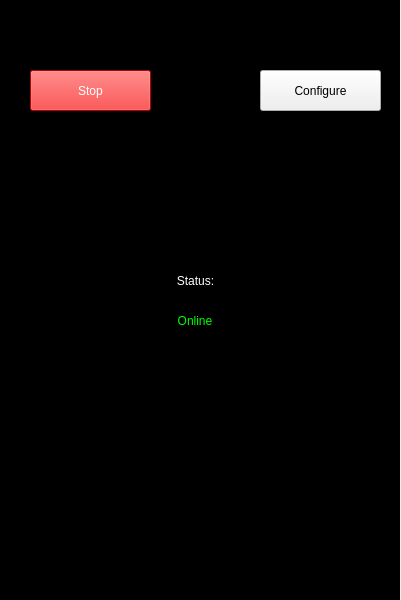
<?xml version="1.0" encoding="UTF-8"?>
<ui version="4.0">
 <class>MainWindow</class>
 <widget class="QMainWindow" name="MainWindow">
  <property name="geometry">
   <rect>
    <x>0</x>
    <y>0</y>
    <width>401</width>
    <height>600</height>
   </rect>
  </property>
  <property name="windowTitle">
   <string>MainWindow</string>
  </property>
  <widget class="QWidget" name="centralwidget">
   <widget class="QWidget" name="bgWidget" native="true">
    <property name="geometry">
     <rect>
      <x>0</x>
      <y>0</y>
      <width>400</width>
      <height>600</height>
     </rect>
    </property>
    <property name="styleSheet">
     <string notr="true">QWidget#bgWidget{
background-color: rgb(0, 0, 0);
}</string>
    </property>
    <widget class="QPushButton" name="stopBtn">
     <property name="geometry">
      <rect>
       <x>30</x>
       <y>70</y>
       <width>121</width>
       <height>41</height>
      </rect>
     </property>
     <property name="styleSheet">
      <string notr="true">font: 12pt &quot;Roboto&quot;;
background-color: rgb(255, 0, 0);
color: rgb(255, 255, 255);</string>
     </property>
     <property name="text">
      <string>Stop</string>
     </property>
    </widget>
    <widget class="QPushButton" name="configBtn">
     <property name="geometry">
      <rect>
       <x>260</x>
       <y>70</y>
       <width>121</width>
       <height>41</height>
      </rect>
     </property>
     <property name="styleSheet">
      <string notr="true">font: 12pt &quot;Roboto&quot;;</string>
     </property>
     <property name="text">
      <string>Configure</string>
     </property>
    </widget>
    <widget class="QLabel" name="statusTitle">
     <property name="geometry">
      <rect>
       <x>160</x>
       <y>270</y>
       <width>71</width>
       <height>21</height>
      </rect>
     </property>
     <property name="styleSheet">
      <string notr="true">color: rgb(255, 255, 255);
font: 75 18pt &quot;Roboto&quot;;</string>
     </property>
     <property name="text">
      <string>Status:</string>
     </property>
     <property name="alignment">
      <set>Qt::AlignCenter</set>
     </property>
    </widget>
    <widget class="QLabel" name="statusMsg">
     <property name="geometry">
      <rect>
       <x>160</x>
       <y>310</y>
       <width>70</width>
       <height>21</height>
      </rect>
     </property>
     <property name="styleSheet">
      <string notr="true">color: rgb(0, 255, 0);
font: 75 18pt &quot;Roboto&quot;;</string>
     </property>
     <property name="text">
      <string>Online</string>
     </property>
     <property name="alignment">
      <set>Qt::AlignCenter</set>
     </property>
    </widget>
    <widget class="QLabel" name="statusLocation">
     <property name="geometry">
      <rect>
       <x>0</x>
       <y>340</y>
       <width>391</width>
       <height>61</height>
      </rect>
     </property>
     <property name="styleSheet">
      <string notr="true">color: rgb(0, 255, 0);
font: 75 18pt &quot;Roboto&quot;;</string>
     </property>
     <property name="frameShape">
      <enum>QFrame::NoFrame</enum>
     </property>
     <property name="text">
      <string/>
     </property>
     <property name="scaledContents">
      <bool>false</bool>
     </property>
     <property name="alignment">
      <set>Qt::AlignCenter</set>
     </property>
     <property name="wordWrap">
      <bool>true</bool>
     </property>
    </widget>
    <widget class="QLabel" name="statusRecentID">
     <property name="geometry">
      <rect>
       <x>60</x>
       <y>420</y>
       <width>270</width>
       <height>21</height>
      </rect>
     </property>
     <property name="styleSheet">
      <string notr="true">color: rgb(255, 255, 255);
font: 75 18pt &quot;Roboto&quot;;</string>
     </property>
     <property name="text">
      <string/>
     </property>
     <property name="alignment">
      <set>Qt::AlignCenter</set>
     </property>
    </widget>
    <widget class="QLabel" name="startUpFailTitle">
     <property name="geometry">
      <rect>
       <x>40</x>
       <y>160</y>
       <width>301</width>
       <height>31</height>
      </rect>
     </property>
     <property name="styleSheet">
      <string notr="true">font: 12pt &quot;Roboto&quot;;
color: rgb(255, 0, 0);</string>
     </property>
     <property name="text">
      <string/>
     </property>
     <property name="alignment">
      <set>Qt::AlignCenter</set>
     </property>
    </widget>
   </widget>
  </widget>
 </widget>
 <resources/>
 <connections/>
</ui>
